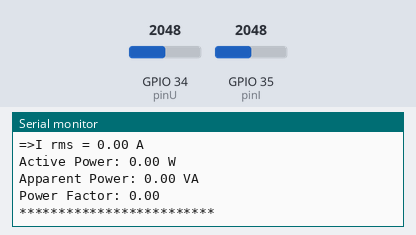
Simulated run of this program. Board: ESP32. Shown: the last lines printed to the serial monitor. The inputs (shaded band) are chosen by the test bench; at power-on: GPIO 34 (pinU) = 2048, GPIO 35 (pinI) = 2048 (analog values on the 0–4095 scale). WiFi joins after 1.5 s; servers stay silent unless stated.

Above: at 2.7 s.
2.8 s: GPIO 34 (pinU) set to 2866
4.3 s: GPIO 35 (pinI) set to 2866
At 4.62 s:
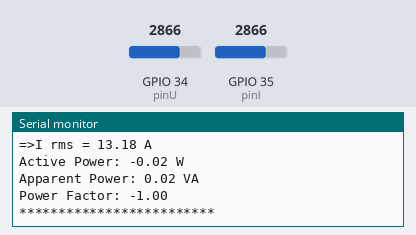
5.8 s: GPIO 34 (pinU) set to 3603
At 5.86 s:
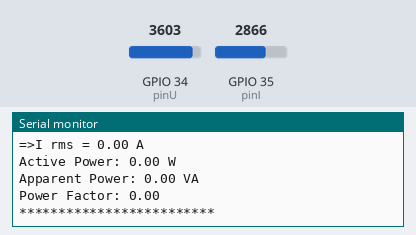
7.3 s: GPIO 35 (pinI) set to 3603
At 7.73 s:
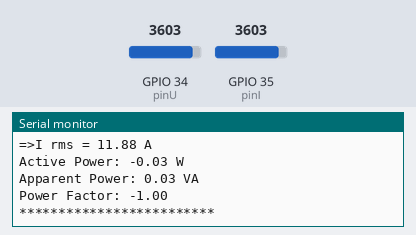
Timing chart, 0 to 9.8 s (numbered marks = the images above; inputs shaded):
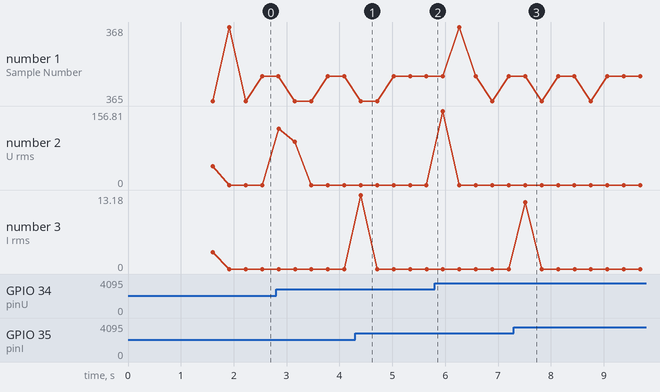

The program:

main.cpp
```cpp
#include <Arduino.h>      //Made with PlatformIO
#include <WiFi.h>
#include <ThingSpeak.h>

// Wi-Fi set up
const char* ssid = "********";                // Network SSID
const char* password = "************";        // Network password (WPA)

// ThingSpeak set up
unsigned long myChannelNumber = 0000000;          // Channel ID
const char * myWriteAPIKey = "****************";  // API Key

WiFiClient client;

// Send to ThingSpeak every minute
unsigned long lastSent = 0;
const unsigned long sendingInterval = 60000; // 60000 ms = 1 minuto

// Pin set up
const int pinU = 34;
const int pinI = 35;

// 100ms => 5x 50hz cycles or 6x 60hz cycles or 10x 100hz cycles
const unsigned long tSampling = 100;

// Initial average values (teoretical offset values)
float mVAdcU = 1.5;
float mVAdcI = 1.5;

void setup(){
  Serial.begin(115200);       // ESP32 Baudrate
  analogReadResolution(12);   // Set adc to 12 bit of resolution

  Serial.print("Connecting to Wi-Fi");
  WiFi.begin(ssid, password);

  // Wait 500ms each time until it's connected
  while (WiFi.status() != WL_CONNECTED) {
    delay(500);
    Serial.print(".");
  }
  Serial.println("\nWi-Fi successfully connected!");

  // Initialize ThingSpeak
  ThingSpeak.begin(client);
}

void loop(){

  // Set up initial values for the variables used in the calculations
  unsigned long beginTime = millis();
  int sampleNr = 0;                           // Number of samples taken in one sampling cycle

  float sumSquaredU = 0;                      // Sum of the squares of the voltage samples
  float sumSquaredI = 0;                      // Sum of the squares of the current samples
  float sumPower = 0;                         // Sum of the instantaneous power samples (voltage * current)

  float lastVoltage = 0;                      // Previous voltage sample, used for zero-crossing detection
  unsigned long lastCrossingTime = 0;         // Time of the last zero-crossing, used to calculate the period
  unsigned long accumulatedPeriod = 0;        // Accumulated period time for calculating the average period and frequency
  int crossing = 0;                           // Number of zero-crossings detected, used to calculate the average period and frequency

  float sumRawU = 0;                          // Sum of the raw voltage samples, used to dynamically adjust the voltage offset (mVAdcU)
  float sumRawI = 0;                          // Sum of the raw current samples, used to dynamically adjust the current offset (mVAdcI)

  // Sampling loop
  while((millis() - beginTime) < tSampling){

    // Take milivolt readings from the ADC
    float vAdcU = analogReadMilliVolts(pinU) / 1000.0;
    float vAdcI = analogReadMilliVolts(pinI) / 1000.0;

    // Sum raw values to recalculate the DC offset
    sumRawU += vAdcU;
    sumRawI += vAdcI;

    // Calculate instantaneous values, removing offset and applying the transducer scaling factor
    float InstantVoltage = (vAdcU - mVAdcU) * 2.0 * 132.0;
    float InstantCurrent = (vAdcI - mVAdcI) * 20.0;

    unsigned long currentTime = micros();

    // Zero crossing detection for frequency calculation
    if (lastVoltage < 0.0 && InstantVoltage >= 0.0){
      if (lastCrossingTime > 0){
        accumulatedPeriod += (currentTime - lastCrossingTime);
        crossing++;
      }
      lastCrossingTime = currentTime;
    }

    lastVoltage = InstantVoltage;

    // Squared sum of the samples
    sumSquaredU += (InstantVoltage * InstantVoltage);
    sumSquaredI += (InstantCurrent * InstantCurrent);
    sumPower += (InstantVoltage * InstantCurrent);

    // Increment the sample count
    sampleNr++;
  }

  // Check if we have taken any samples to avoid division by zero
  if (sampleNr > 0){

    // Update the DC offset values based on the average of the raw samples taken in this cycle
    mVAdcU = sumRawU / sampleNr;
    mVAdcI = sumRawI / sampleNr;

    // Average of the squared values
    float averageSquaredU = sumSquaredU / sampleNr;
    float averageSquaredI = sumSquaredI / sampleNr;

    // RMS calculations
    float RMSVoltage = sqrt(averageSquaredU);
    float RMSCurrent = sqrt(averageSquaredI);
    float apparentPower = RMSVoltage * RMSCurrent;
    float activePower = (sumPower / sampleNr);

    // Power factor
    float powerFactor = 0;
    if (apparentPower > 0.01) {
      powerFactor = activePower / apparentPower;
    }

    // Calculate signal frequency
    float frequency = 0;

    if (crossing > 0){
      float periodoMedioSecs = (accumulatedPeriod / (float)crossing) / 1000000.0;
      frequency = 1.0 / periodoMedioSecs;
    }

    // Data serial output
    Serial.println("------------------------");
    Serial.print("Sample Number: "); Serial.println(sampleNr);
    Serial.print("Frequency: "); Serial.print(frequency); Serial.println(" Hz");
    Serial.print("=>U rms = "); Serial.print(RMSVoltage); Serial.println(" V");
    Serial.print("=>I rms = "); Serial.print(RMSCurrent); Serial.println(" A");
    Serial.print("Active Power: "); Serial.print(activePower); Serial.println(" W");
    Serial.print("Apparent Power: "); Serial.print(apparentPower); Serial.println(" VA");
    Serial.print("Power Factor: "); Serial.println(powerFactor);
    Serial.println("*************************");

    // Send data to THINGSPEAK
    // Only send if we are connected to Wi-Fi and if the defined interval has passed since the last sending
    if ((millis() - lastSent >= sendingInterval) && (WiFi.status() == WL_CONNECTED)) {

      // Set the fields with the values to be sent
      ThingSpeak.setField(1, RMSVoltage);
      ThingSpeak.setField(2, RMSCurrent);
      ThingSpeak.setField(3, activePower);
      ThingSpeak.setField(4, apparentPower);
      ThingSpeak.setField(5, powerFactor);
      ThingSpeak.setField(6, frequency);

      // Make the HTTP POST request
      Serial.println("Sending data to THINGSPEAK...");
      int httpCode = ThingSpeak.writeFields(myChannelNumber, myWriteAPIKey);

      if(httpCode == 200){
        Serial.println("Data saved in ThingSpeak successfully!");
      } else {
        Serial.print("Problem sending. HTTP error code: ");
        Serial.println(httpCode);
      }

      // Reset the timer for the next sending
      lastSent = millis();
    }
  }

  delay(200);
}
```

Measured:
- after the input at 4.3 s, the serial monitor: prints a new line after 0.10 s (image 1)
- after the input at 7.3 s, the serial monitor: prints a new line after 0.21 s (image 3)
